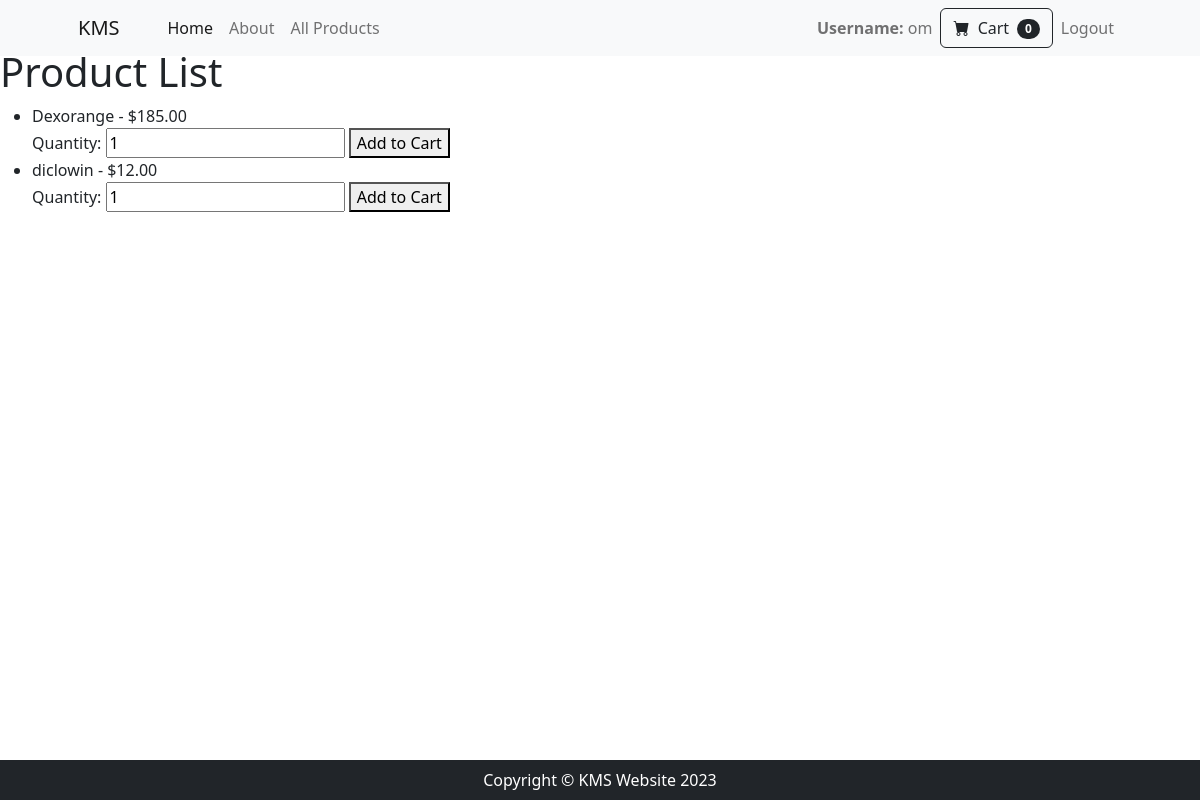
The page /products/ (signed in) on the database its author committed.
### accounts/models.py (models this page shows, shortened)
class UserProfile(models.Model):
    user = models.OneToOneField(User, on_delete=models.CASCADE)
    name = models.CharField(max_length=255, blank=True)
    phone_number = models.CharField(max_length=20, blank=True)
    profile_picture = models.ImageField(upload_to='profile_pics/', blank=True)
    address = models.TextField(blank=True)

### products/models.py (models this page shows, shortened)
class Product(models.Model):
    name = models.CharField(max_length=200)
    description = models.TextField()
    price = models.DecimalField(max_digits=10, decimal_places=2)
    category = models.ForeignKey(Category, on_delete=models.CASCADE)
    tags = models.ManyToManyField(Tag)
    image = models.ImageField(upload_to='products/', default='products/default.png', blank=True, null=True)

### products/views.py (the view)
# urls.py: path('', views.all_products, name='all_products'),
@login_required
def all_products(request):
    products = Product.objects.all()
    return render(request, 'products/all_products.html', {'products': products})

### accounts/context_processors.py (called while the page is built)
def cart_items_count(request):
    cart_items_count = 0
    if request.user.is_authenticated:
        cart, created = Cart.objects.get_or_create(user=request.user)
        cart_items_count = cart.cartitem_set.count()
    return {'cart_items_count': cart_items_count}

def user_profile_context(request):
    user_profile = None
    if request.user.is_authenticated:
        user_profile = UserProfile.objects.get(user=request.user)
    return {'user_profile': user_profile}

### products/templates/products/all_products.html (shortened to what this page needs)
{% extends 'accounts/base.html' %}
{% block content %}
<h1>Product List</h1>
<ul>
    {% for product in products %}
        <li>
            {{ product.name }} - ${{ product.price }}
            <form method="post" action="{% url 'cart:add_to_cart' product.id %}">
                <label for="quantity">Quantity:</label>
                <input type="number" id="quantity" name="quantity" value="1" min="1">
                <button type="submit">Add to Cart</button>
            </form>
        </li>
    {% endfor %}
</ul>
{% endblock %}

### accounts/templates/accounts/base.html (shortened to what this page needs)
{% load static %}
<!DOCTYPE html>
<html lang="en">
    <head>
        <link href="https://cdn.jsdelivr.net/npm/bootstrap-icons@1.5.0/font/bootstrap-icons.css" rel="stylesheet" />
        {% block styles %}<link rel="stylesheet" href="{% static 'css/base_style.css' %}">{% endblock %}
    </head>
    <body>
        <nav class="navbar navbar-expand-lg navbar-light bg-light static-nav">
            <div class="container px-4 px-lg-5">
                <a class="navbar-brand" href="#!">KMS</a>
                <div class="collapse navbar-collapse" id="navbarSupportedContent">
                    <ul class="navbar-nav me-auto mb-2 mb-lg-0 ms-lg-4">
                        <li class="nav-item"><a class="nav-link active" aria-current="page" href="{% url 'accounts:profile' %}">Home</a></li>
                        <li class="nav-item"><a class="nav-link" href="{% url 'accounts:about' %}">About</a></li>
                        <li class="nav-item dropdown">
                            <a class="nav-link" href="{% url 'products:all_products' %}" role="button" >All Products</a>
                        </li>
                    </ul>
                    <ul class="navbar-nav  mb-2 mb-lg-0 ms-lg-4">
                        <li class="nav-item"><a class="nav-link" ><strong>Username:</strong> {{ user_profile.user.username }}</a></li>
                        <form class="d-flex" action="{% url 'cart:view_cart' %}" method="get">
                            <button class="btn btn-outline-dark" type="submit">
                                <i class="bi-cart-fill me-1"></i>
                                Cart
                                <span class="badge bg-dark text-white ms-1 rounded-pill">{{ cart_items_count }}</span>
                            </button>
                        </form>
                    <li class="nav-item"><a class="nav-link" href="{% url 'accounts:user_logout' %}">Logout</a></li></ul>
                </div>
            </div>
        </nav>
        <div style="margin-top: 3rem;">
        {% block content %}{% endblock %}
        </div>
        <footer class="py-2 bg-dark fixed-bottom">
            <div class="container"><p class="m-0 text-center text-white">Copyright &copy; KMS Website 2023</p></div>
        </footer>
    </body>
</html>

### accounts/templates/accounts/base.html (style rules this page uses)
.static-nav { position: fixed; top: 0; width: 100%; z-index: 1000; }

### rows shown on the page
UserProfile: user.username "om"
Product: name "Dexorange", price "185.00"
Product: name "diclowin", price "12.00"

### other values the page prints
{{ cart_items_count }} "0"
